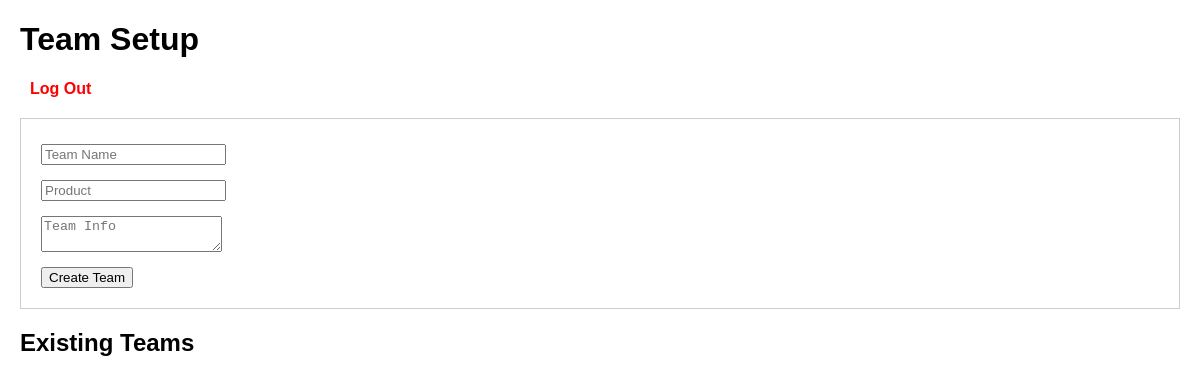
Page / (signed in) on the earlier database version.
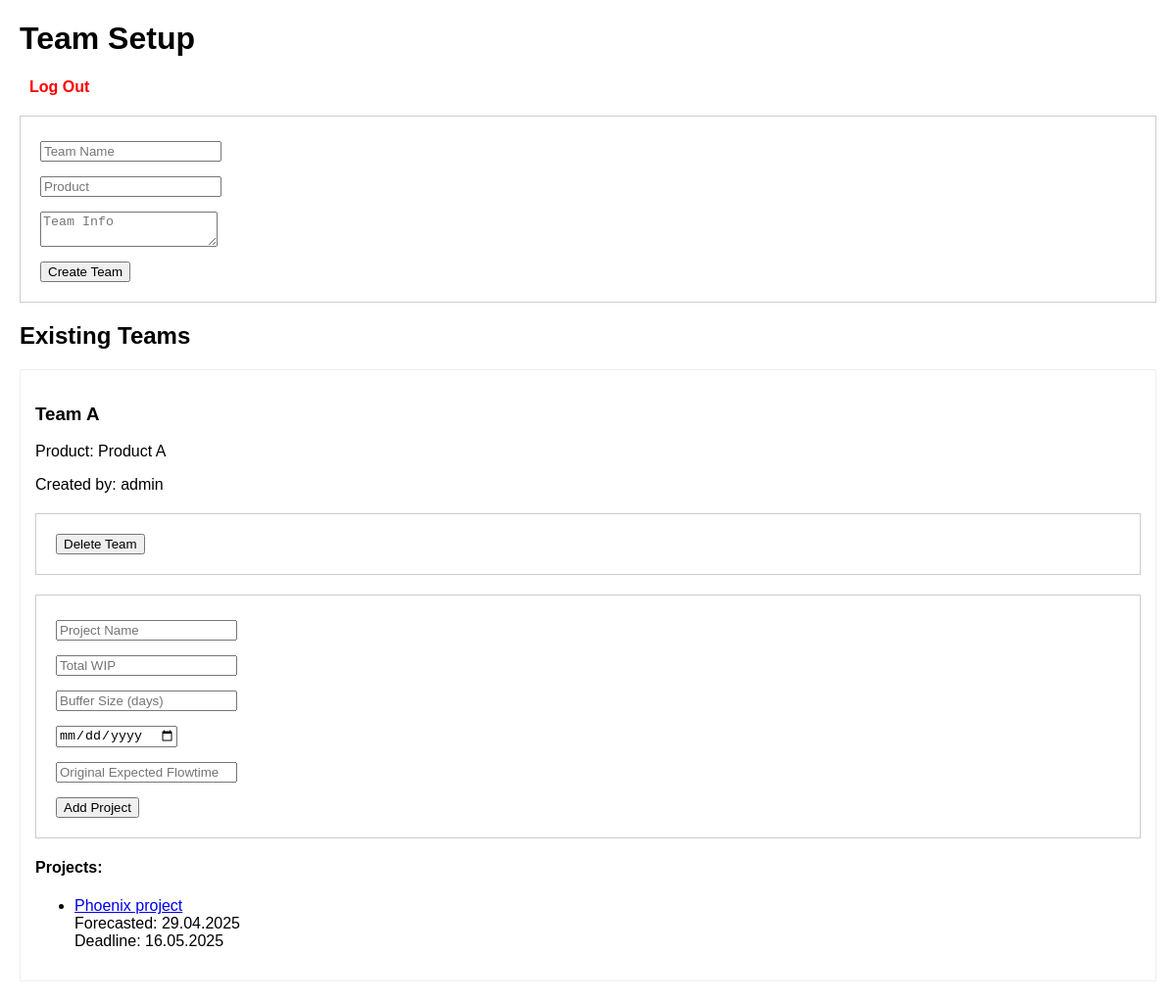
Same page on the later database version.
### app.py (models this page shows)
class Team(db.Model):
    id = db.Column(db.Integer, primary_key=True)
    name = db.Column(db.String(100))
    product = db.Column(db.String(100))
    info = db.Column(db.Text)
    created_at = db.Column(db.DateTime, default=datetime.utcnow)
    created_by = db.Column(db.Integer, db.ForeignKey('user.id'))
    projects = db.relationship('Project', backref='team', lazy=True)

class User(db.Model, UserMixin):
    id = db.Column(db.Integer, primary_key=True)
    username = db.Column(db.String(100), unique=True)
    password = db.Column(db.String(100))
    role = db.Column(db.String(50), default='user')
    teams = db.relationship('Team', backref='creator', lazy=True)

class Project(db.Model):
    id = db.Column(db.Integer, primary_key=True)
    team_id = db.Column(db.Integer, db.ForeignKey('team.id'))
    name = db.Column(db.String(100))
    total_wip = db.Column(db.Integer)
    buffer_size = db.Column(db.Integer)
    forecasted_date = db.Column(db.DateTime)
    buffer_deadline = db.Column(db.DateTime)
    created_at = db.Column(db.DateTime, default=datetime.utcnow)
    fever_data = db.relationship('FeverChartData', backref='project', lazy=True)
    original_expected_flowtime = db.Column(db.Float)

### app.py (the view)
@app.route('/')
@login_required
def index():
    if current_user.role == 'admin':
        teams = Team.query.all()
    else:
        teams = Team.query.filter_by(created_by=current_user.id).all()
    return render_template('index.html', teams=teams)

### app.py (called while the page is built)
@login_manager.user_loader
def load_user(user_id):
    return User.query.get(int(user_id))

### templates/index.html (shortened to what this page needs)
<!DOCTYPE html>
<html>
<head>
    <link rel="stylesheet" href="{{ url_for('static', filename='style.css') }}">
</head>
<body>
    <h1>Team Setup</h1>
    <a href="{{ url_for('logout') }}" class="logout-button">Log Out</a>
    <form action="{{ url_for('add_team') }}" method="POST">
        <input type="text" name="name" placeholder="Team Name" required>
        <input type="text" name="product" placeholder="Product" required>
        <textarea name="info" placeholder="Team Info"></textarea>
        <button type="submit">Create Team</button>
    </form>
    <h2>Existing Teams</h2>
    <div id="teams-list">
        {% for team in teams %}
        <div class="team-card">
            <h3>{{ team.name }}</h3>
            <p>Product: {{ team.product }}</p>
            <p>Created by: {{ team.creator.username }}</p>
            {% if current_user.role == 'admin' or team.created_by == current_user.id %}
            <form action="/delete_team/{{ team.id }}" method="POST">
                <button type="submit" class="delete-button">Delete Team</button>
            </form>
            {% endif %}
            <form action="{{ url_for('add_project') }}" method="POST">
                <input type="text" name="name" placeholder="Project Name" required>
                <input type="number" name="total_wip" placeholder="Total WIP" required>
                <input type="number" name="buffer_size" placeholder="Buffer Size (days)" required>
                <input type="date" name="forecasted_date" required>
                <input type="number" step="0.1" name="original_expected_flowtime" placeholder="Original Expected Flowtime (days)" required>
                <button type="submit">Add Project</button>
            </form>
            <h4>Projects:</h4>
            <ul>
                {% for project in team.projects %}
                <li>
                    <a href="{{ url_for('project_detail', project_id=project.id) }}">
                        {{ project.name }}
                    </a>
                    <div class="project-dates">
                        Forecasted: {{ project.forecasted_date.strftime('%d.%m.%Y') }}<br>
                        Deadline: {{ project.buffer_deadline.strftime('%d.%m.%Y') }}
                    </div>
                </li>
                {% endfor %}
            </ul>
        </div>
        {% endfor %}
    </div>
</body>
</html>

### static/style.css (style rules this page uses)
body { font-family: Arial, sans-serif; margin: 20px; }
form { margin: 20px 0; padding: 20px; border: 1px solid #ccc; }
input, textarea { display: block; margin: 5px 0 15px; }
.team-card { margin: 20px 0; padding: 15px; border: 1px solid #eee; }
.logout-button { color: red; text-decoration: none; font-weight: bold; margin-left: 10px; }

Differences in the rows shown:
added Team: name "Team A", product "Product A", creator.username "admin"
added Project: name "Phoenix project", forecasted_date "29.04.2025", buffer_deadline "16.05.2025"
